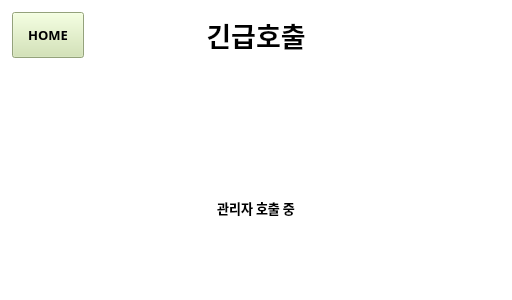
<?xml version="1.0" encoding="UTF-8"?>
<ui version="4.0">
 <class>MainWindow</class>
 <widget class="QMainWindow" name="MainWindow">
  <property name="geometry">
   <rect>
    <x>0</x>
    <y>0</y>
    <width>512</width>
    <height>300</height>
   </rect>
  </property>
  <property name="sizePolicy">
   <sizepolicy hsizetype="Expanding" vsizetype="Expanding">
    <horstretch>0</horstretch>
    <verstretch>0</verstretch>
   </sizepolicy>
  </property>
  <property name="windowTitle">
   <string>MainWindow</string>
  </property>
  <property name="layoutDirection">
   <enum>Qt::LeftToRight</enum>
  </property>
  <widget class="QWidget" name="centralwidget">
   <property name="sizePolicy">
    <sizepolicy hsizetype="Expanding" vsizetype="Expanding">
     <horstretch>0</horstretch>
     <verstretch>0</verstretch>
    </sizepolicy>
   </property>
   <property name="contextMenuPolicy">
    <enum>Qt::NoContextMenu</enum>
   </property>
   <property name="layoutDirection">
    <enum>Qt::LeftToRight</enum>
   </property>
   <property name="styleSheet">
    <string notr="true">background-color: white;
</string>
   </property>
   <layout class="QGridLayout" name="gridLayout_3">
    <item row="1" column="0">
     <layout class="QGridLayout" name="gridLayout" rowstretch="0,0,0,0,0,0,0,0,0" columnstretch="1,1,2,1,1">
      <property name="sizeConstraint">
       <enum>QLayout::SetDefaultConstraint</enum>
      </property>
      <property name="horizontalSpacing">
       <number>6</number>
      </property>
      <property name="verticalSpacing">
       <number>5</number>
      </property>
      <item row="1" column="0">
       <widget class="QPushButton" name="btn_home">
        <property name="sizePolicy">
         <sizepolicy hsizetype="Expanding" vsizetype="Expanding">
          <horstretch>0</horstretch>
          <verstretch>0</verstretch>
         </sizepolicy>
        </property>
        <property name="font">
         <font>
          <family>Malgun Gothic</family>
          <pointsize>10</pointsize>
          <weight>75</weight>
          <bold>true</bold>
         </font>
        </property>
        <property name="styleSheet">
         <string notr="true">background-color: #cfe3ac;
margin: 3px;
padding: 5px;</string>
        </property>
        <property name="text">
         <string> HOME </string>
        </property>
       </widget>
      </item>
      <item row="1" column="1" colspan="3">
       <widget class="QLabel" name="title">
        <property name="sizePolicy">
         <sizepolicy hsizetype="Expanding" vsizetype="Expanding">
          <horstretch>0</horstretch>
          <verstretch>0</verstretch>
         </sizepolicy>
        </property>
        <property name="font">
         <font>
          <family>Malgun Gothic</family>
          <pointsize>20</pointsize>
          <weight>75</weight>
          <bold>true</bold>
         </font>
        </property>
        <property name="text">
         <string>긴급호출</string>
        </property>
        <property name="alignment">
         <set>Qt::AlignCenter</set>
        </property>
       </widget>
      </item>
      <item row="8" column="2">
       <widget class="QLabel" name="label_2">
        <property name="sizePolicy">
         <sizepolicy hsizetype="Expanding" vsizetype="Expanding">
          <horstretch>0</horstretch>
          <verstretch>0</verstretch>
         </sizepolicy>
        </property>
        <property name="styleSheet">
         <string notr="true">color: white;
</string>
        </property>
        <property name="text">
         <string>TextLabel</string>
        </property>
       </widget>
      </item>
      <item row="6" column="2">
       <widget class="QLabel" name="emr_light_img">
        <property name="sizePolicy">
         <sizepolicy hsizetype="Expanding" vsizetype="Expanding">
          <horstretch>0</horstretch>
          <verstretch>0</verstretch>
         </sizepolicy>
        </property>
        <property name="styleSheet">
         <string notr="true"/>
        </property>
        <property name="text">
         <string/>
        </property>
        <property name="textFormat">
         <enum>Qt::AutoText</enum>
        </property>
        <property name="pixmap">
         <pixmap resource="resource.qrc">:/assets/assets/emr_light.svg</pixmap>
        </property>
        <property name="scaledContents">
         <bool>true</bool>
        </property>
        <property name="alignment">
         <set>Qt::AlignCenter</set>
        </property>
        <property name="indent">
         <number>-1</number>
        </property>
       </widget>
      </item>
      <item row="2" column="4">
       <widget class="QLabel" name="label_4">
        <property name="sizePolicy">
         <sizepolicy hsizetype="Expanding" vsizetype="Expanding">
          <horstretch>0</horstretch>
          <verstretch>0</verstretch>
         </sizepolicy>
        </property>
        <property name="text">
         <string/>
        </property>
       </widget>
      </item>
      <item row="7" column="2">
       <widget class="QLabel" name="emr_label">
        <property name="sizePolicy">
         <sizepolicy hsizetype="Expanding" vsizetype="Expanding">
          <horstretch>0</horstretch>
          <verstretch>0</verstretch>
         </sizepolicy>
        </property>
        <property name="font">
         <font>
          <family>Malgun Gothic</family>
          <pointsize>10</pointsize>
          <weight>75</weight>
          <bold>true</bold>
         </font>
        </property>
        <property name="layoutDirection">
         <enum>Qt::LeftToRight</enum>
        </property>
        <property name="styleSheet">
         <string notr="true"/>
        </property>
        <property name="text">
         <string>관리자 호출 중</string>
        </property>
        <property name="alignment">
         <set>Qt::AlignCenter</set>
        </property>
       </widget>
      </item>
     </layout>
    </item>
   </layout>
  </widget>
 </widget>
 <resources>
  <include location="resource.qrc"/>
 </resources>
 <connections/>
</ui>
